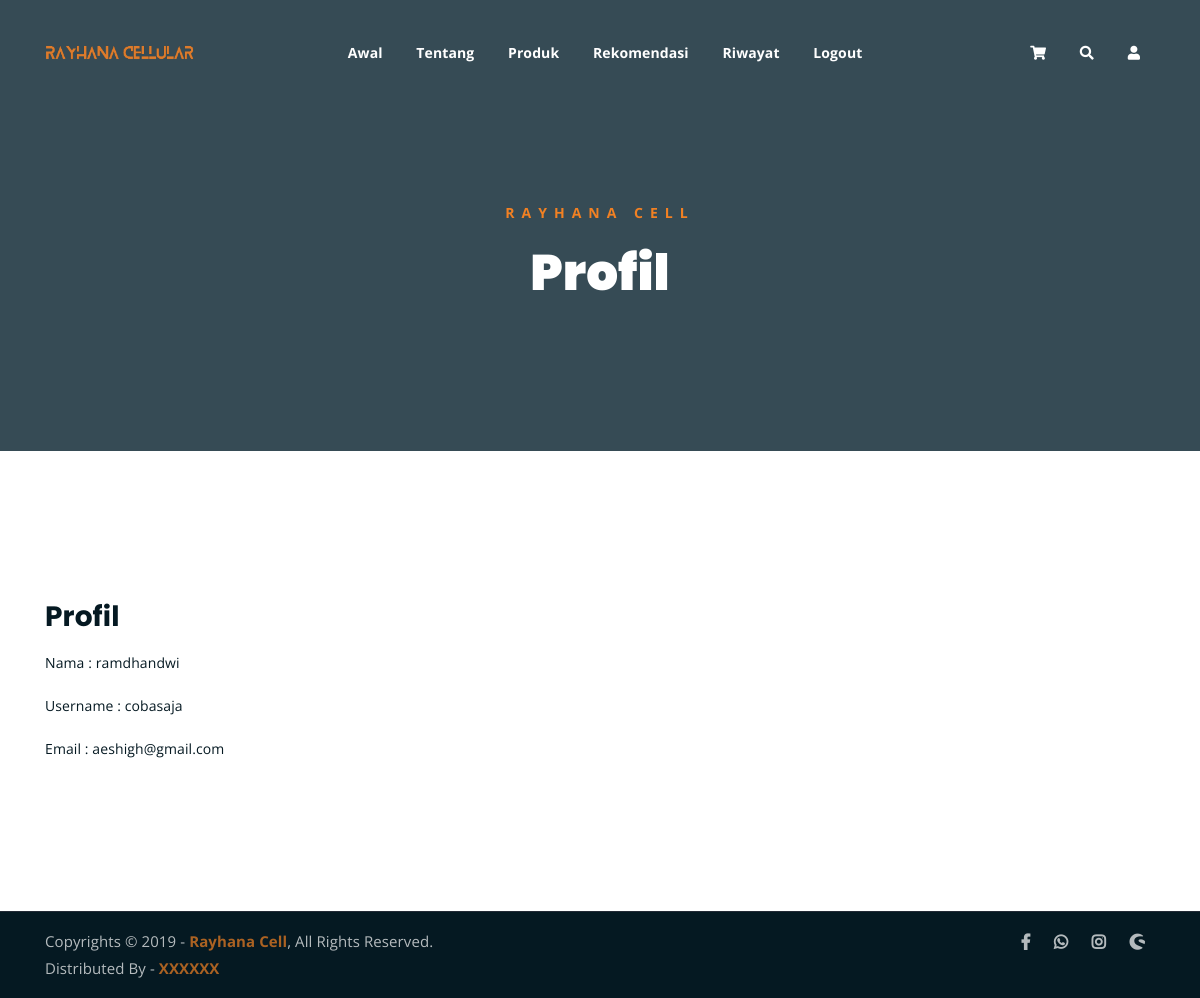
Page /profil.php (signed in) on the committed database.
### tables this page shows
CREATE TABLE `users` (
  `id_users` int(11) NOT NULL,
  `name` varchar(40) NOT NULL,
  `username` varchar(20) NOT NULL,
  `email` varchar(20) NOT NULL,
  `password` varchar(13) NOT NULL
);

### profil.php (the view, shortened to what this page needs)
<?php session_start();
include 'koneksi.php';
$id_users = $_SESSION["users"]["id_users"];
$ambil = $koneksi->query("SELECT * FROM users WHERE id_users='$id_users' ");
$detail = $ambil->fetch_assoc();
?>
<!DOCTYPE html>
<html lang="en">
<head>
	<link rel="stylesheet" href="assets/css/all.min.css">
	<link rel="stylesheet" href="assets/bootstrap/css/bootstrap.min.css">
	<link rel="stylesheet" href="assets/css/owl.carousel.css">
	<link rel="stylesheet" href="assets/css/magnific-popup.css">
	<link rel="stylesheet" href="assets/css/animate.css">
	<link rel="stylesheet" href="assets/css/meanmenu.min.css">
	<link rel="stylesheet" href="assets/css/main.css">
	<link rel="stylesheet" href="assets/css/responsive.css">
</head>
<body>
<?php include 'navbar.php'; ?>
	<div class="breadcrumb-section breadcrumb-bg">
		<div class="container">
			<div class="row">
				<div class="col-lg-8 offset-lg-2 text-center">
					<div class="breadcrumb-text">
						<p>Rayhana Cell</p>
						<h1>Profil</h1>
					</div>
				</div>
			</div>
		</div>
	</div>
	<div class="contact-from-section mt-150 mb-150">
		<div class="container">
            <section class="profil">
                <div class="profil">
                    <h3>Profil</h3>
                    <p>Nama : <?php echo $detail["name"];?></p>
					<p>Username : <?php echo $detail["username"]; ?></p>
					<p>Email : <?php echo $detail["email"]; ?></p>
                </div>
            </section>
		</div>
	</div>
<?php include 'footer.php'; ?>
</body>
</html>

### assets/css/main.css (style rules this page uses)
html { font-size: 14px; font-weight: 400; line-height: 28px; height: 100%; }
body { font-family: "Open Sans", sans-serif; font-weight: 400; font-size: 1rem; letter-spacing: 0.1px; line-height: 1.8; color: #051922; overflow-x: hidden; }
h1, .h1, h2, .h2, h3, .h3, h4, .h4, h5, .h5, h6, .h6 { font-family: "Poppins", sans-serif; font-weight: 700; margin: 0 0 1.25rem 0; color: #051922; }
h1:last-child, .h1:last-child, h2:last-child, .h2:last-child, h3:last-child, .h3:last-child, h4:last-child, .h4:last-child, h5:last-child, .h5:last-child, h6:last-child, .h6:last-child { margin: 0; }
h1, .h1 { font-size: 4rem; font-weight: 700; line-height: 4rem; }
h3, .h3 { font-size: 2rem; font-weight: 700; line-height: 2.25rem; }
p { font-family: "Open Sans", sans-serif; font-weight: 400; font-size: 1rem; letter-spacing: 0.1px; line-height: 1.8; color: #051922; margin: 0 0 1.25rem 0; }
p:last-child { margin: 0; }
.mt-150 { margin-top: 150px; }
.mb-150 { margin-bottom: 150px; }
.breadcrumb-bg { background-image: url(../img/breadcrumb-bg.jpg); }
.breadcrumb-text p { color: #F28123; font-weight: 700; text-transform: uppercase; letter-spacing: 7px; }
.breadcrumb-text h1 { font-size: 50px; font-weight: 900; color: #fff; margin: 0; margin-top: 20px; }
.breadcrumb-section { padding: 150px 0; background-size: cover; background-position: center center; position: relative; z-index: 1; background-attachment: fixed; padding-top: 200px; }
.breadcrumb-section:after { position: absolute; left: 0; top: 0; width: 100%; height: 100%; content: ""; background-color: #07212e; z-index: -1; opacity: 0.8; }
html, body { height: 100%; }

### rows in the picture
users: name "ramdhandwi", username "cobasaja", email "aeshigh@gmail.com"
